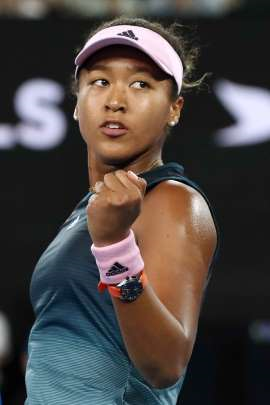
#> input picture python/opencv/sample/sample01.png, 270 x 405 px, found by its file name
$ python sample02.py
#> lines starting #> are read from the running program, lines starting #| are printed output that depends on the picture
# coding: utf-8
# sample02.py

import os
import cv2

try:
#   https://note.nkmk.me/python-script-file-path/
#   img = cv2.imread('F:\\Program\\Programming_study\\python\\opencv\\sample\\sample01.png', cv2.IMREAD_COLOR)
    pngpath = os.path.join(os.path.dirname(__file__), '..\\sample\\sample01.png')
    img = cv2.imread(pngpath, cv2.IMREAD_COLOR)
#> img is the input picture: shape (405, 270, 3); mean B, G, R 66, 68.5, 74.8
    if img is None:
        raise FileNotFoundError('ファイルが見つかりません。')

    cv2.imshow('sample01', img) # オリジナル

    center = (img.shape[1] / 2, img.shape[0] / 2)
#> center = (135, 202.5)
    size = (img.shape[1], img.shape[0])
#> size = (270, 405)

    # 45度
    rotat = cv2.getRotationMatrix2D(center, 45.0, 1.0)
    dst = cv2.warpAffine(img, rotat, size, flags=cv2.INTER_CUBIC)
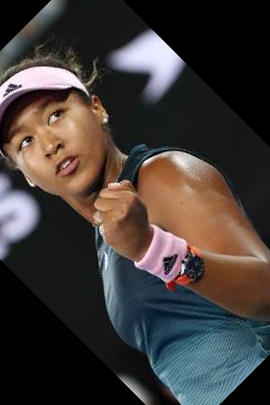
#> dst: shape (405, 270, 3); mean B, G, R 55.7, 58.6, 65.1
    cv2.imshow('sample02', dst)

    # 135度
    rotat = cv2.getRotationMatrix2D(center, 135.0, 1.0)
    dst = cv2.warpAffine(img, rotat, size, flags=cv2.INTER_CUBIC)
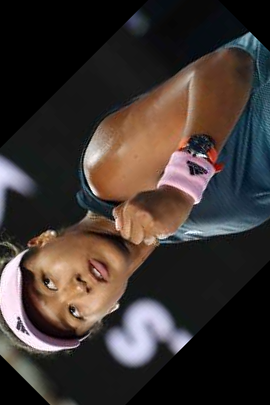
#> dst: shape (405, 270, 3); mean B, G, R 49.2, 52.8, 61.7
    cv2.imshow('sample03', dst)

    # 225度
    rotat = cv2.getRotationMatrix2D(center, 225.0, 1.0)
    dst = cv2.warpAffine(img, rotat, size, flags=cv2.INTER_CUBIC)
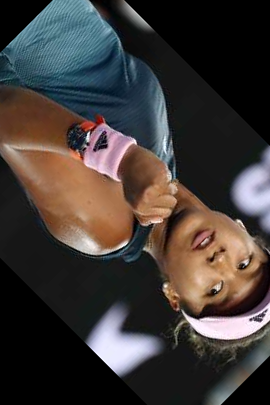
#> dst: shape (405, 270, 3); mean B, G, R 55.6, 58.5, 65
    cv2.imshow('sample04', dst)

    # 315度
    rotat = cv2.getRotationMatrix2D(center, 315.0, 1.0)
    dst = cv2.warpAffine(img, rotat, size, flags=cv2.INTER_CUBIC)
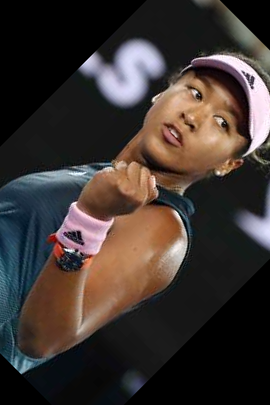
#> dst: shape (405, 270, 3); mean B, G, R 49.1, 52.7, 61.6
    cv2.imshow('sample05', dst)

    cv2.waitKey(0)
    cv2.destroyAllWindows()

except FileNotFoundError as e:
    print(e)
